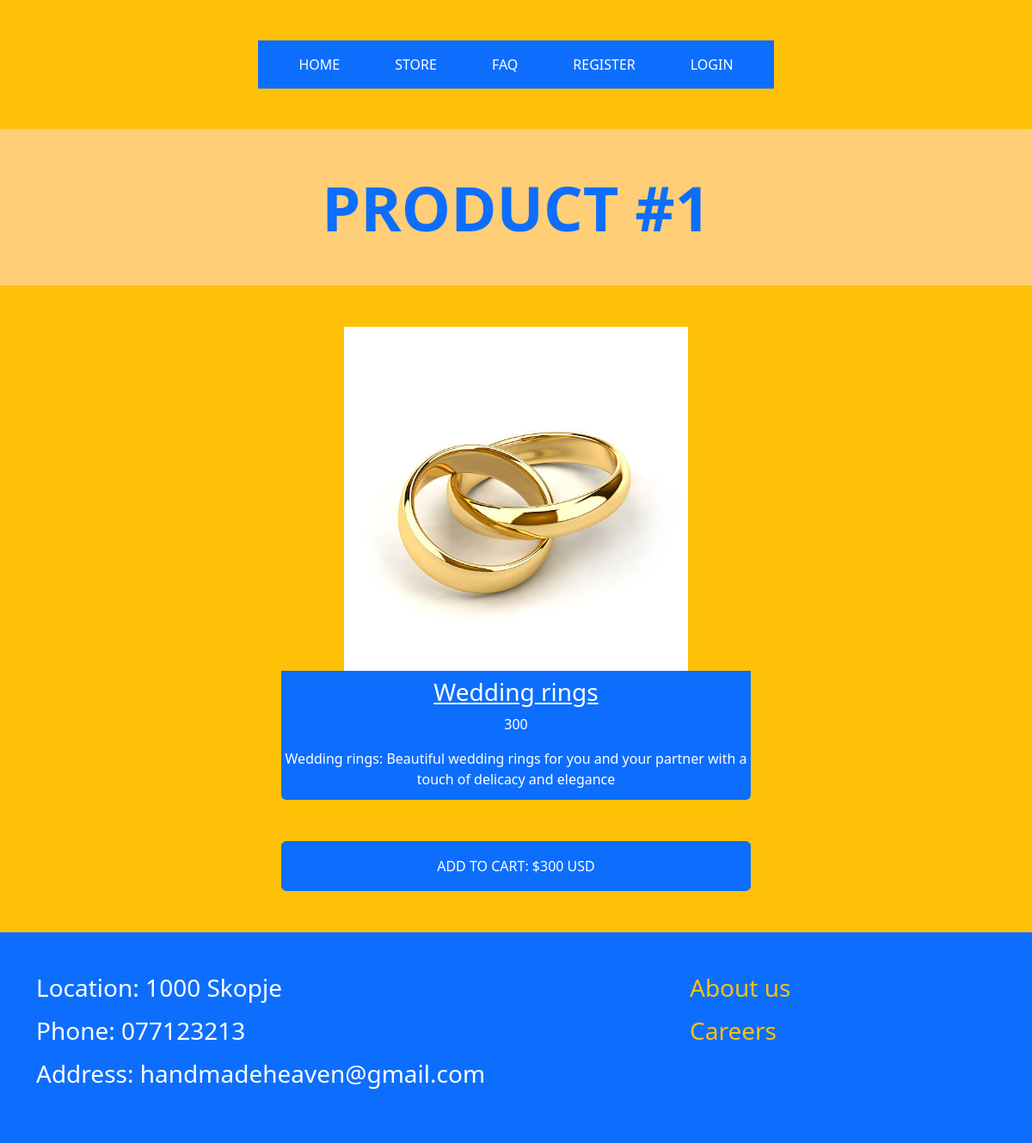
Page /jewerly/1/ on the committed database.
### jewerly/models.py (models this page shows, shortened)
class Jewerly(models.Model):
    type_choices = [('Love themed', 'Love themed'),
                         ('Religious', 'Religious'),
                         ('Nature', 'Nature'),
                         ('Other', 'Other')]
    name = models.CharField(max_length=50)
    price = models.IntegerField()
    image = models.ImageField(upload_to='images/')
    description = models.TextField()
    exclusive = models.BooleanField()
    type = models.CharField(max_length=255, choices=type_choices)

### jewerly/views.py (the view, shortened to what this page needs)
# urls.py: path('jewerly/<int:pk>/', jewerly_details, name="jewerly_details"),
def jewerly_details(request, pk):
    jewerly = get_object_or_404(Jewerly, pk=pk)
    return render(request, 'jewerly_details.html', context={
        'jewerly': jewerly
    })

### templates/jewerly_details.html (shortened to what this page needs)
{% extends 'base.html' %}
{% block content %}
    <div style="background-color: #ffce77">
        <div class="container">
            <h1 class="display-2 mb-0 pb-5 pt-5 text-center text-primary fw-bold text-uppercase">Product #{{ jewerly.id }}</h1>
        </div>
    </div>
    <div class="bg-warning pt-5">
        <div class="container">
            <div class="row justify-content-center">
                <div class="col-md-6 d-flex align-items-center mb-5">
                    <div class="card border-0 bg-primary text-white text-center w-100" style="height: 550px">
                        <div class="d-flex justify-content-center bg-warning mb-2">
                            <img src="{{ MEDIA_URL }}{{ jewerly.image.url }}" alt="" class="img-fluid"
                                 style="height: 400px; width: 400px">
                        </div>
                        <h3><a href="{% url 'jewerly_details' jewerly.id %}" class="text-white">{{ jewerly.name }}</a>
                        </h3>
                        <p>{{ jewerly.price }}</p>
                        <p>{{ jewerly.description }}</p>
                    </div>
                </div>
            </div>
            <div class="row justify-content-center">
                <div class="col-md-6 d-flex align-items-center mb-5">
                        <form class="w-100" method="post">
                            <button type="submit" class="btn btn-primary text-white text-uppercase w-100 text-center pt-3 pb-3">Add to cart: ${{ jewerly.price }} USD</button>
                        </form>
                </div>
            </div>
        </div>
    </div>
{% endblock %}

### rows in the picture
Jewerly: id "1", image (picture), name "Wedding rings", price "300", description "Wedding rings: Beautiful wedding rings for you and your partner with a touch of delicacy and elegance"
